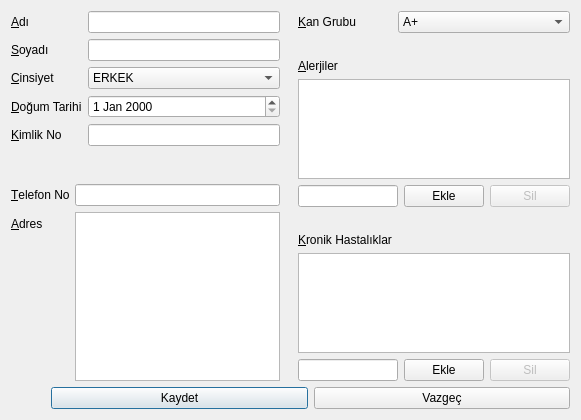
<?xml version="1.0" encoding="UTF-8"?>
<ui version="4.0">
 <class>HastaEkle</class>
 <widget class="QDialog" name="HastaEkle">
  <property name="geometry">
   <rect>
    <x>0</x>
    <y>0</y>
    <width>581</width>
    <height>420</height>
   </rect>
  </property>
  <property name="windowTitle">
   <string>Dialog</string>
  </property>
  <layout class="QGridLayout" name="gridLayout_2">
   <item row="0" column="1" rowspan="3">
    <spacer name="horizontalSpacer">
     <property name="orientation">
      <enum>Qt::Orientation::Horizontal</enum>
     </property>
     <property name="sizeHint" stdset="0">
      <size>
       <width>2</width>
       <height>361</height>
      </size>
     </property>
    </spacer>
   </item>
   <item row="2" column="0">
    <layout class="QFormLayout" name="formLayout_2">
     <item row="1" column="0">
      <widget class="QLabel" name="lblTel">
       <property name="text">
        <string>&amp;Telefon No</string>
       </property>
       <property name="buddy">
        <cstring>leTel</cstring>
       </property>
      </widget>
     </item>
     <item row="1" column="1">
      <widget class="QLineEdit" name="leTel"/>
     </item>
     <item row="2" column="0">
      <widget class="QLabel" name="lblAdres">
       <property name="text">
        <string>&amp;Adres</string>
       </property>
       <property name="buddy">
        <cstring>teAdres</cstring>
       </property>
      </widget>
     </item>
     <item row="2" column="1">
      <widget class="QTextEdit" name="teAdres"/>
     </item>
    </layout>
   </item>
   <item row="3" column="0" colspan="4">
    <layout class="QHBoxLayout" name="horizontalLayout">
     <item>
      <spacer name="verticalSpacer_2">
       <property name="orientation">
        <enum>Qt::Orientation::Vertical</enum>
       </property>
       <property name="sizeHint" stdset="0">
        <size>
         <width>20</width>
         <height>40</height>
        </size>
       </property>
      </spacer>
     </item>
     <item>
      <spacer name="verticalSpacer_3">
       <property name="orientation">
        <enum>Qt::Orientation::Vertical</enum>
       </property>
       <property name="sizeHint" stdset="0">
        <size>
         <width>20</width>
         <height>40</height>
        </size>
       </property>
      </spacer>
     </item>
     <item>
      <widget class="QPushButton" name="btnKaydet">
       <property name="text">
        <string>Kaydet</string>
       </property>
      </widget>
     </item>
     <item>
      <widget class="QPushButton" name="btnVazgec">
       <property name="text">
        <string>Vazgeç</string>
       </property>
      </widget>
     </item>
    </layout>
   </item>
   <item row="0" column="3" rowspan="3">
    <layout class="QGridLayout" name="gridLayout">
     <item row="5" column="0">
      <spacer name="horizontalSpacer_4">
       <property name="orientation">
        <enum>Qt::Orientation::Horizontal</enum>
       </property>
       <property name="sizeHint" stdset="0">
        <size>
         <width>40</width>
         <height>20</height>
        </size>
       </property>
      </spacer>
     </item>
     <item row="6" column="0">
      <widget class="QLabel" name="lblKronikHastaliklar">
       <property name="text">
        <string>&amp;Kronik Hastalıklar</string>
       </property>
       <property name="buddy">
        <cstring>leKronikHastaliklar</cstring>
       </property>
      </widget>
     </item>
     <item row="8" column="0" colspan="2">
      <widget class="QLineEdit" name="leKronikHastaliklar"/>
     </item>
     <item row="3" column="0" colspan="3">
      <widget class="QListWidget" name="lwAlerjiler"/>
     </item>
     <item row="7" column="0" colspan="3">
      <widget class="QListWidget" name="lwKronikHastaliklar"/>
     </item>
     <item row="0" column="1" colspan="2">
      <widget class="QComboBox" name="cbKanGrubu">
       <item>
        <property name="text">
         <string>A+</string>
        </property>
       </item>
       <item>
        <property name="text">
         <string>A−</string>
        </property>
       </item>
       <item>
        <property name="text">
         <string>B+</string>
        </property>
       </item>
       <item>
        <property name="text">
         <string>B−</string>
        </property>
       </item>
       <item>
        <property name="text">
         <string>AB+</string>
        </property>
       </item>
       <item>
        <property name="text">
         <string>AB−</string>
        </property>
       </item>
       <item>
        <property name="text">
         <string>0+</string>
        </property>
       </item>
       <item>
        <property name="text">
         <string>0−</string>
        </property>
       </item>
      </widget>
     </item>
     <item row="8" column="2">
      <layout class="QFormLayout" name="formLayout_4">
       <item row="0" column="0">
        <widget class="QPushButton" name="btnKronikHastaliklarEkle">
         <property name="text">
          <string>Ekle</string>
         </property>
        </widget>
       </item>
       <item row="0" column="1">
        <widget class="QPushButton" name="btnKronikHastaliklarSil">
         <property name="enabled">
          <bool>false</bool>
         </property>
         <property name="text">
          <string>Sil</string>
         </property>
        </widget>
       </item>
      </layout>
     </item>
     <item row="4" column="0" colspan="2">
      <widget class="QLineEdit" name="leAlerjiler"/>
     </item>
     <item row="4" column="2">
      <layout class="QFormLayout" name="formLayout_3">
       <item row="0" column="0">
        <widget class="QPushButton" name="btnAlerjilerEkle">
         <property name="text">
          <string>Ekle</string>
         </property>
        </widget>
       </item>
       <item row="0" column="1">
        <widget class="QPushButton" name="btnAlerjilerSil">
         <property name="enabled">
          <bool>false</bool>
         </property>
         <property name="text">
          <string>Sil</string>
         </property>
        </widget>
       </item>
      </layout>
     </item>
     <item row="2" column="0">
      <widget class="QLabel" name="lblAlerjiler">
       <property name="text">
        <string>&amp;Alerjiler</string>
       </property>
       <property name="buddy">
        <cstring>leAlerjiler</cstring>
       </property>
      </widget>
     </item>
     <item row="0" column="0">
      <widget class="QLabel" name="lblKanGrubu">
       <property name="text">
        <string>&amp;Kan Grubu</string>
       </property>
       <property name="buddy">
        <cstring>cbKanGrubu</cstring>
       </property>
      </widget>
     </item>
     <item row="1" column="0">
      <spacer name="horizontalSpacer_5">
       <property name="orientation">
        <enum>Qt::Orientation::Horizontal</enum>
       </property>
       <property name="sizeHint" stdset="0">
        <size>
         <width>40</width>
         <height>20</height>
        </size>
       </property>
      </spacer>
     </item>
    </layout>
   </item>
   <item row="1" column="0">
    <spacer name="verticalSpacer">
     <property name="orientation">
      <enum>Qt::Orientation::Vertical</enum>
     </property>
     <property name="sizeHint" stdset="0">
      <size>
       <width>20</width>
       <height>40</height>
      </size>
     </property>
    </spacer>
   </item>
   <item row="0" column="0">
    <layout class="QFormLayout" name="formLayout">
     <item row="0" column="0">
      <widget class="QLabel" name="lblAdi">
       <property name="text">
        <string>&amp;Adı</string>
       </property>
       <property name="buddy">
        <cstring>leAdi</cstring>
       </property>
      </widget>
     </item>
     <item row="0" column="1">
      <widget class="QLineEdit" name="leAdi"/>
     </item>
     <item row="1" column="0">
      <widget class="QLabel" name="lblSoyadi">
       <property name="text">
        <string>&amp;Soyadı</string>
       </property>
       <property name="buddy">
        <cstring>leSoyadi</cstring>
       </property>
      </widget>
     </item>
     <item row="1" column="1">
      <widget class="QLineEdit" name="leSoyadi"/>
     </item>
     <item row="2" column="0">
      <widget class="QLabel" name="lblCinsiyet">
       <property name="text">
        <string>&amp;Cinsiyet</string>
       </property>
       <property name="buddy">
        <cstring>cbCinsiyet</cstring>
       </property>
      </widget>
     </item>
     <item row="2" column="1">
      <widget class="QComboBox" name="cbCinsiyet">
       <item>
        <property name="text">
         <string>ERKEK</string>
        </property>
       </item>
       <item>
        <property name="text">
         <string>KADIN</string>
        </property>
       </item>
      </widget>
     </item>
     <item row="3" column="0">
      <widget class="QLabel" name="lblDogumTarihi">
       <property name="text">
        <string>&amp;Doğum Tarihi</string>
       </property>
       <property name="buddy">
        <cstring>deDogumTarihi</cstring>
       </property>
      </widget>
     </item>
     <item row="3" column="1">
      <widget class="QDateEdit" name="deDogumTarihi"/>
     </item>
     <item row="4" column="0">
      <widget class="QLabel" name="lblKimlikNo">
       <property name="text">
        <string>&amp;Kimlik No</string>
       </property>
       <property name="buddy">
        <cstring>leKimlikNo</cstring>
       </property>
      </widget>
     </item>
     <item row="4" column="1">
      <widget class="QLineEdit" name="leKimlikNo"/>
     </item>
    </layout>
   </item>
   <item row="0" column="2">
    <spacer name="horizontalSpacer_2">
     <property name="orientation">
      <enum>Qt::Orientation::Horizontal</enum>
     </property>
     <property name="sizeHint" stdset="0">
      <size>
       <width>40</width>
       <height>20</height>
      </size>
     </property>
    </spacer>
   </item>
   <item row="2" column="2">
    <spacer name="horizontalSpacer_3">
     <property name="orientation">
      <enum>Qt::Orientation::Horizontal</enum>
     </property>
     <property name="sizeHint" stdset="0">
      <size>
       <width>40</width>
       <height>20</height>
      </size>
     </property>
    </spacer>
   </item>
  </layout>
 </widget>
 <tabstops>
  <tabstop>leAdi</tabstop>
  <tabstop>leSoyadi</tabstop>
  <tabstop>cbCinsiyet</tabstop>
  <tabstop>deDogumTarihi</tabstop>
  <tabstop>leKimlikNo</tabstop>
  <tabstop>leTel</tabstop>
  <tabstop>teAdres</tabstop>
  <tabstop>cbKanGrubu</tabstop>
  <tabstop>leAlerjiler</tabstop>
  <tabstop>lwAlerjiler</tabstop>
  <tabstop>leKronikHastaliklar</tabstop>
  <tabstop>lwKronikHastaliklar</tabstop>
  <tabstop>btnVazgec</tabstop>
 </tabstops>
 <resources/>
 <connections>
  <connection>
   <sender>btnKaydet</sender>
   <signal>clicked()</signal>
   <receiver>HastaEkle</receiver>
   <slot>accept()</slot>
   <hints>
    <hint type="sourcelabel">
     <x>150</x>
     <y>395</y>
    </hint>
    <hint type="destinationlabel">
     <x>21</x>
     <y>347</y>
    </hint>
   </hints>
  </connection>
  <connection>
   <sender>btnVazgec</sender>
   <signal>clicked()</signal>
   <receiver>HastaEkle</receiver>
   <slot>reject()</slot>
   <hints>
    <hint type="sourcelabel">
     <x>385</x>
     <y>398</y>
    </hint>
    <hint type="destinationlabel">
     <x>20</x>
     <y>309</y>
    </hint>
   </hints>
  </connection>
  <connection>
   <sender>leAlerjiler</sender>
   <signal>returnPressed()</signal>
   <receiver>btnAlerjilerEkle</receiver>
   <slot>click()</slot>
   <hints>
    <hint type="sourcelabel">
     <x>347</x>
     <y>192</y>
    </hint>
    <hint type="destinationlabel">
     <x>443</x>
     <y>192</y>
    </hint>
   </hints>
  </connection>
  <connection>
   <sender>leKronikHastaliklar</sender>
   <signal>returnPressed()</signal>
   <receiver>btnKronikHastaliklarEkle</receiver>
   <slot>click()</slot>
   <hints>
    <hint type="sourcelabel">
     <x>347</x>
     <y>364</y>
    </hint>
    <hint type="destinationlabel">
     <x>443</x>
     <y>364</y>
    </hint>
   </hints>
  </connection>
 </connections>
</ui>
